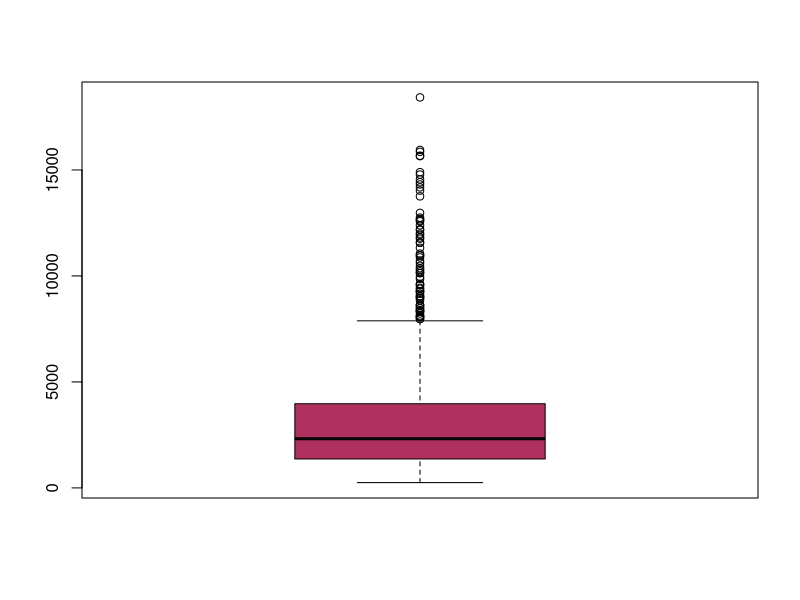
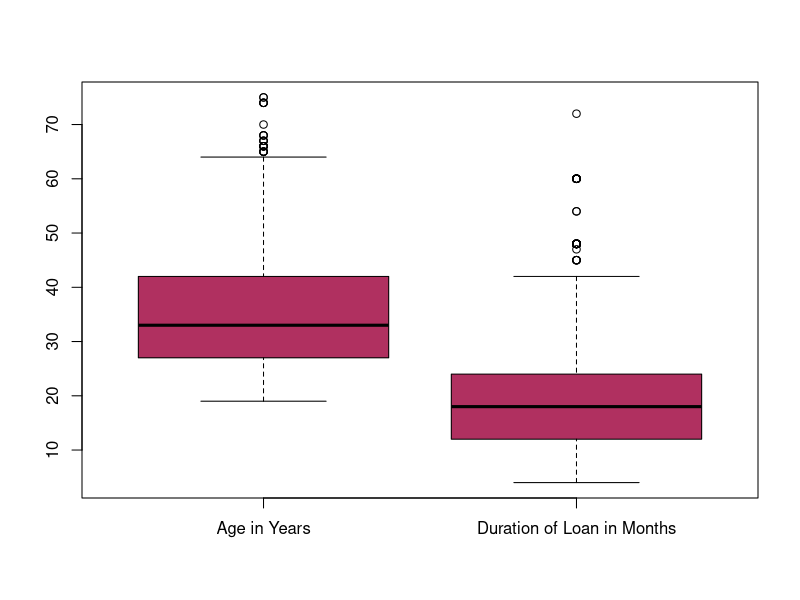

Write the R code that produced these figures, in order. (Note: this script raises an error after producing the figures.)
# Assignment 3
# by Kenneth Lulie, Data 630 - Ami Gates
# Created 10/22/2018
#Worked on 10/26/2018 through 10/28/2018

###Initial commands to set up session


#Standard introductory screenshots
Sys.time()
Sys.info()
R.version

# load libraries, load data
library("party")

#Set Working DIrecty
setwd("D:/UMUC/630/Week 7/")


#load in german credit file
credit<-read.csv(file="credit-g.csv", head=TRUE, sep=",")

#preview the structure
str(credit) 

#Don't see any values or data types that need changing

#Change bad to 0 and good to 1 for ROC curve later
#Converts to char from factor, then sets bad to 0 and good to 1, then sets it to num from char
credit$class <- as.character(credit$class)
credit$class[credit$class == "bad"] <- 0
credit$class[credit$class == "good"] <- 1
credit$class <- as.numeric(credit$class)





#Check data quality, dont see any NAs in the data
apply(credit, 2, function (credit) sum(is.na(credit)))

#Review data with summary
#No obvious problems, good 1000 points in dataset which is good.
summary(credit)



###Make boxplots
boxplot(credit$credit_amount, col="maroon")

boxplot(credit$age, credit$duration, col="maroon",names=c("Age in Years","Duration of Loan in Months"))




### reused commands from exercise, standard 70 30% split
#split the data into a training and test set
set.seed(1234)
ind <- sample(2, nrow(credit), replace = TRUE, prob = c(0.7, 0.3))
train.data <- credit[ind == 1, ]
test.data <- credit[ind == 2, ]



## reused commands from excercise, predit on class and use all variables.
#6. Run the method on a training data
myFormula<-class~.
credit_ctree <- ctree(myFormula, data = train.data)

##Reuse commands to print the tree structure
#7. output the tree structure
print(credit_ctree) 


#8. visualize the tree
nodes(credit_ctree, 2)
plot(credit_ctree)
plot(credit_ctree, type="simple")


#10. Evaluate the model on a test data
testPred <- predict(credit_ctree, newdata = test.data)



### Get AUC number
library(pROC)
auc(test.data$class, testPred)
#.7498



### plot AUC Chart
library(ROCR)

# explanation of order prediction(predictions, labels, label.ordering = NULL)
#so you want to create a object with the prediction data called pred.
#The first agrument hte prediction takes, is the continous numbers generated for the predictions by the ctree
#The second agrument is the label or 'the truth'.
pred <- prediction(testPred, test.data$class, label.ordering = NULL)

#Plot it out, measure tpr, xmeasure fpr
roc.perf = performance(pred, measure = "tpr", x.measure = "fpr")
plot(roc.perf)
abline(a=0, b= 1)

## I believe this is indicating that we can get 50% of the true positives by using a 20% false positive cutoff.
## we can get about 75% of the true positive, by allowing a 40% false positive cutoff. 




## Confuson Matrix with a normal 50% split.
table (round(testPred), test.data$class)
# get spec to sens ratio
#    0   1
#0  57  34
#1  51 160
#-51*5 + -34 = -289


## This is a only 75% and up cutoff
strictcutoff <- testPred
strictcutoff[strictcutoff<.75] <- 0
strictcutoff[strictcutoff >.75] <- 1
table (strictcutoff, test.data$class)
##I think top is actual, and side is predictions
# so for this there would be 15 predicted as good, but actually bad, and 96 predicted bad but actually good
#    0  1
#0 93 96
#1 15 98

#-15*5 + -96
#-171


##This model uses a 35% and up cutoff
relaxcutoff <- testPred
relaxcutoff[relaxcutoff <.35] <- 0
relaxcutoff[relaxcutoff >.35] <- 1

table (relaxcutoff, test.data$class)
#    0   1
#0   9   2
#1  99 192
# -99 * 5 + -2 = -497
